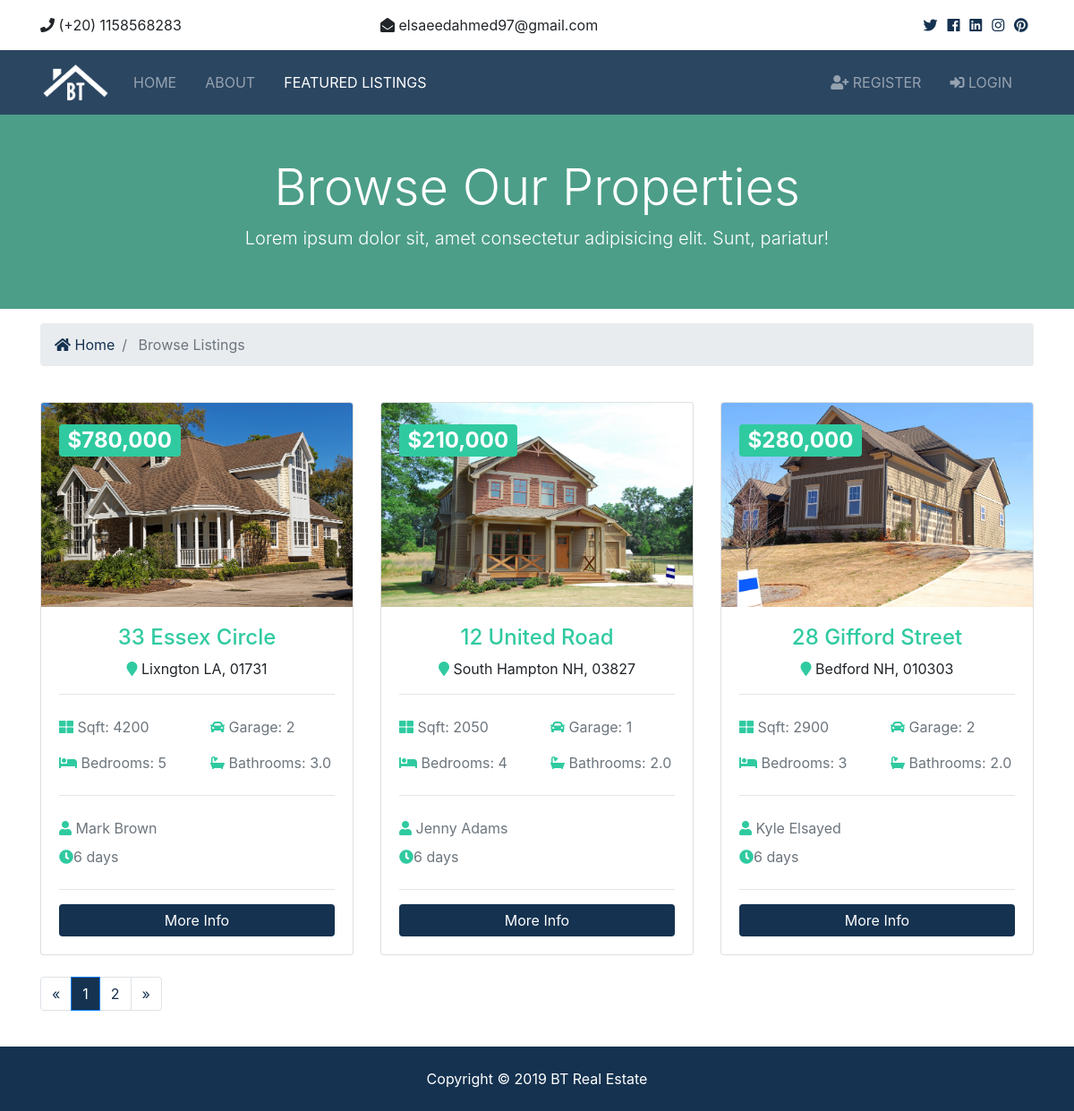
/listings/, run on the app's committed database.
### listings/models.py (models this page shows, shortened)
class Listing(models.Model):
	realtor 	= models.ForeignKey(Realtor, on_delete=models.DO_NOTHING)
	title 		= models.CharField(max_length=200)
	address 	= models.CharField(max_length=200)
	city 		= models.CharField(max_length=100)
	state 		= models.CharField(max_length=100)
	zipcode		= models.CharField(max_length=20)
	description = models.TextField(blank=True)
	price 		= models.IntegerField()
	bedrooms 	= models.IntegerField()
	bathrooms	= models.DecimalField(max_digits=2, decimal_places=1)
	garage 		= models.IntegerField(default=0)
	sqft 		= models.IntegerField()
	lot_size 	= models.DecimalField(max_digits=5, decimal_places=1)
	photo_main 	= models.ImageField(upload_to='photos/%Y/%m/%d/')
	photo_1 	= models.ImageField(upload_to='photos/%Y/%m/%d/', blank=True)
	photo_2 	= models.ImageField(upload_to='photos/%Y/%m/%d/', blank=True)
	photo_3 	= models.ImageField(upload_to='photos/%Y/%m/%d/', blank=True)
	photo_4 	= models.ImageField(upload_to='photos/%Y/%m/%d/', blank=True)
	photo_5 	= models.ImageField(upload_to='photos/%Y/%m/%d/', blank=True)
	photo_6 	= models.ImageField(upload_to='photos/%Y/%m/%d/', blank=True)
	is_published= models.BooleanField(default=True)
	list_date 	= models.DateTimeField(default=datetime.now, blank=True)

### realtors/models.py (models this page shows)
class Realtor(models.Model):
	name 		= models.CharField(max_length=100)
	photo 		= models.ImageField(upload_to='photos/%Y/%m/%d/')
	description = models.TextField(blank=True)
	phone 		= models.CharField(max_length=20)
	email 		= models.EmailField()
	is_mvp 		= models.BooleanField(default=False)
	hire_date 	= models.DateTimeField(default=datetime.now, blank=True)
	def __str__(self):
		return self.name

### listings/views.py (the view)
# urls.py: path('listings/', include('listings.urls')),
def listings(request):
	listings = Listing.objects.order_by('-list_date').filter(is_published=True)
	paginator = Paginator(listings, 3)
	page = request.GET.get('page')
	paged_listings = paginator.get_page(page)
	context = {
		'listings': paged_listings
	}
	return render(request, 'listings/listings.html', context)

### templates/listings/listings.html (shortened to what this page needs)
{% extends 'base.html' %}
{% load static %}
{% load humanize %}
{% block content %}
<section id="showcase-inner" class="py-5 text-white">
    <div class="container">
      <div class="row text-center">
        <div class="col-md-12">
          <h1 class="display-4">Browse Our Properties</h1>
          <p class="lead">Lorem ipsum dolor sit, amet consectetur adipisicing elit. Sunt, pariatur!</p>
        </div>
      </div>
    </div>
  </section>
  <section id="bc" class="mt-3">
    <div class="container">
      <nav aria-label="breadcrumb">
        <ol class="breadcrumb">
          <li class="breadcrumb-item">
            <a href="{% url 'home' %}" id="color">
              <i class="fas fa-home" id="color"></i> Home</a>
          </li>
          <li class="breadcrumb-item active"> Browse Listings</li>
        </ol>
      </nav>
    </div>
  </section>
   <section id="listings" class="py-4">
    <div class="container">
      <div class="row">
        {% if listings %}
          {% for listing in listings %}
          <div class="col-md-6 col-lg-4 mb-4">
              <div class="card listing-preview">
                <img class="card-img-top" src="{{ listing.photo_main.url }}" alt="">
                <div class="card-img-overlay">
                  <h2>
                    <span class="badge  text-white" id="badge">${{ listing.price | intcomma }}</span>
                  </h2>
                </div>
                <div class="card-body">
                  <div class="listing-heading text-center">
                    <h4 class="text-primary" id="colo">{{ listing.title }}</h4>
                    <p>
                      <i class="fas fa-map-marker text-secondary" id="colo"></i> {{ listing.city }} {{ listing.state }}, {{ listing.zipcode }}</p>
                  </div>
                  <hr>
                  <div class="row py-2 text-secondary">
                    <div class="col-6">
                      <i class="fas fa-th-large" id="colo"></i> Sqft: {{ listing.sqft }}</div>
                    <div class="col-6">
                      <i class="fas fa-car" id="colo"></i> Garage: {{ listing.garage }}</div>
                  </div>
                  <div class="row py-2 text-secondary">
                    <div class="col-6">
                      <i class="fas fa-bed" id="colo"></i> Bedrooms: {{ listing.bedrooms }}</div>
                    <div class="col-6">
                      <i class="fas fa-bath" id="colo"></i> Bathrooms: {{ listing.bathrooms }}</div>
                  </div>
                  <hr>
                  <div class="row py-2 text-secondary">
                    <div class="col-12">
                      <i class="fas fa-user" id="colo"></i> {{ listing.realtor }}</div>
                  </div>
                  <div class="row text-secondary pb-2">
                    <div class="col-6">
                      <i class="fas fa-clock" id="colo"></i>{{ listing.list_date | timesince }}
                    </div>
                  </div>
                  <hr>
                  <a href="{% url 'listing' listing.id %}" class="btn btn-primary btn-block" id="colr">More Info</a>
                </div>
              </div>
            </div>
          {% endfor %}
        {% else %}
          <div class="col-md-12">
            <p>No Listings Available</p>
          </div>
        {% endif %}
      </div>
      <div class="row">
        <div class="col-md-12">
          {% if listings.has_other_pages %}
          <ul class="pagination" >
            {% if listings.has_previous %}
              <li class="page-item" >
                <a href="?page={{listings.previous_page_number}}" class="page-link" id="color">&laquo;</a>
              </li>
            {% else %}
              <li class="page-item disabled ">
                <a class="page-link" id="color">&laquo;</a>
              </li>
            {% endif %}
            {% for i in listings.paginator.page_range %}
              {% if listings.number == i %}
                <li class="page-item active">
                  <a class="page-link" id="page">{{i}}</a>
                </li>
              {% else %}
                <li class="page-item">
                  <a href="?page={{i}}" class="page-link" id="color">{{i}}</a>
                </li>
              {% endif %}
            {% endfor%}
             {% if listings.has_next %}
              <li class="page-item">
                <a href="?page={{listings.next_page_number}}" class="page-link" id="color">&raquo;</a>
              </li>
            {% else %}
              <li class="page-item disabled ">
                <a class="page-link" id="color">&raquo;</a>
              </li>
            {% endif %}
          </ul>
          {% endif %}
        </div>
      </div>
    </div>
  </section>
{% endblock %}

### static/css/all.css (style rules this page uses)
.fa, .fas, .far, .fal, .fab { -moz-osx-font-smoothing: grayscale; -webkit-font-smoothing: antialiased; display: inline-block; font-style: normal; font-variant: normal; text-rendering: auto; line-height: 1; }
.fa-bath:before { content: "\f2cd"; }
.fa-bed:before { content: "\f236"; }
.fa-car:before { content: "\f1b9"; }
.fa-clock:before { content: "\f017"; }
.fa-home:before { content: "\f015"; }
.fa-map-marker:before { content: "\f041"; }
.fa-th-large:before { content: "\f009"; }
.fa-user:before { content: "\f007"; }
.fa, .fas { font-family: 'Font Awesome 5 Free'; font-weight: 900; }

### static/css/style.css (style rules this page uses)
img { width: 100%; }
#colo { color: #30caa0 !important ; }
#color { color: #153250 !important ; }
#colr { background-color: #153250 !important ; border: #153250 !important ; }
#badge { background-color: #30caa0 }
#page { background-color: #153250 !important ; color: #fff; }
#showcase-inner { background: url(../img/building.jpg) no-repeat top center fixed/cover; position: relative; overflow: hidden; min-height: 200px; }
#showcase-inner::before { content: ''; position: absolute; top: 0; left: 0; min-height: 100%; width: 100%; background: rgba(32, 134, 107, 0.8); }
.listing-preview a { position: relative; }

### data on the page
Listing: photo_main (picture), price "780,000", title "33 Essex Circle", city "Lixngton", state "LA", zipcode "01731", sqft "4200", garage "2", bedrooms "5", bathrooms "3.0", realtor "Mark Brown", list_date "6 days"
Listing: photo_main (picture), price "210,000", title "12 United Road", city "South Hampton", state "NH", zipcode "03827", sqft "2050", garage "1", bedrooms "4", bathrooms "2.0", realtor "Jenny Adams", list_date "6 days"
Listing: photo_main (picture), price "280,000", title "28 Gifford Street", city "Bedford", state "NH", zipcode "010303", sqft "2900", garage "2", bedrooms "3", bathrooms "2.0", realtor "Kyle Elsayed", list_date "6 days"

### other printed values
{{ i }} "1"
{{ i }} "2"
